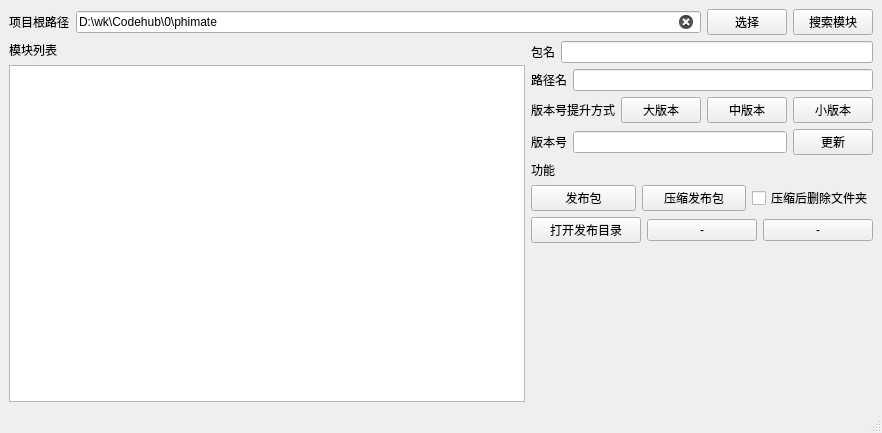
<?xml version="1.0" encoding="UTF-8"?>
<ui version="4.0">
 <class>MainWindow</class>
 <widget class="QMainWindow" name="MainWindow">
  <property name="geometry">
   <rect>
    <x>0</x>
    <y>0</y>
    <width>882</width>
    <height>433</height>
   </rect>
  </property>
  <property name="windowTitle">
   <string>MainWindow</string>
  </property>
  <widget class="QWidget" name="centralwidget">
   <layout class="QGridLayout" name="gridLayout">
    <item row="0" column="0">
     <layout class="QVBoxLayout" name="verticalLayout_3">
      <item>
       <layout class="QHBoxLayout" name="horizontalLayout_3">
        <item>
         <widget class="QLabel" name="label_5">
          <property name="text">
           <string>项目根路径</string>
          </property>
         </widget>
        </item>
        <item>
         <widget class="QLineEdit" name="root_path">
          <property name="text">
           <string>D:\wk\Codehub\0\phimate</string>
          </property>
          <property name="clearButtonEnabled">
           <bool>true</bool>
          </property>
         </widget>
        </item>
        <item>
         <widget class="QPushButton" name="btn_root_select">
          <property name="text">
           <string>选择</string>
          </property>
         </widget>
        </item>
        <item>
         <widget class="QPushButton" name="btn_scan">
          <property name="text">
           <string>搜索模块</string>
          </property>
         </widget>
        </item>
       </layout>
      </item>
      <item>
       <layout class="QHBoxLayout" name="horizontalLayout_4" stretch="2,1">
        <item>
         <layout class="QVBoxLayout" name="verticalLayout_2">
          <item>
           <widget class="QLabel" name="label_2">
            <property name="text">
             <string>模块列表</string>
            </property>
           </widget>
          </item>
          <item>
           <widget class="QTableWidget" name="table_mod"/>
          </item>
         </layout>
        </item>
        <item>
         <layout class="QVBoxLayout" name="verticalLayout">
          <item>
           <layout class="QHBoxLayout" name="horizontalLayout">
            <item>
             <widget class="QLabel" name="label_4">
              <property name="text">
               <string>包名</string>
              </property>
             </widget>
            </item>
            <item>
             <widget class="QLineEdit" name="mod_name"/>
            </item>
           </layout>
          </item>
          <item>
           <layout class="QHBoxLayout" name="horizontalLayout_5">
            <item>
             <widget class="QLabel" name="label">
              <property name="text">
               <string>路径名</string>
              </property>
             </widget>
            </item>
            <item>
             <widget class="QLineEdit" name="mod_path"/>
            </item>
           </layout>
          </item>
          <item>
           <layout class="QHBoxLayout" name="horizontalLayout_7">
            <item>
             <widget class="QLabel" name="label_7">
              <property name="text">
               <string>版本号提升方式</string>
              </property>
             </widget>
            </item>
            <item>
             <widget class="QPushButton" name="btn_update_major">
              <property name="text">
               <string>大版本</string>
              </property>
             </widget>
            </item>
            <item>
             <widget class="QPushButton" name="btn_update_minor">
              <property name="text">
               <string>中版本</string>
              </property>
             </widget>
            </item>
            <item>
             <widget class="QPushButton" name="btn_update_patch">
              <property name="text">
               <string>小版本</string>
              </property>
             </widget>
            </item>
           </layout>
          </item>
          <item>
           <layout class="QHBoxLayout" name="horizontalLayout_2">
            <item>
             <widget class="QLabel" name="label_3">
              <property name="text">
               <string>版本号</string>
              </property>
             </widget>
            </item>
            <item>
             <widget class="QLineEdit" name="mod_version"/>
            </item>
            <item>
             <widget class="QPushButton" name="btn_update_version">
              <property name="text">
               <string>更新</string>
              </property>
             </widget>
            </item>
           </layout>
          </item>
          <item>
           <widget class="QLabel" name="label_8">
            <property name="text">
             <string>功能</string>
            </property>
           </widget>
          </item>
          <item>
           <layout class="QHBoxLayout" name="horizontalLayout_8">
            <item>
             <widget class="QPushButton" name="btn_release">
              <property name="text">
               <string>发布包</string>
              </property>
             </widget>
            </item>
            <item>
             <widget class="QPushButton" name="btn_zip">
              <property name="text">
               <string>压缩发布包</string>
              </property>
             </widget>
            </item>
            <item>
             <widget class="QCheckBox" name="is_delete_zipped_folder">
              <property name="text">
               <string>压缩后删除文件夹</string>
              </property>
             </widget>
            </item>
           </layout>
          </item>
          <item>
           <layout class="QHBoxLayout" name="horizontalLayout_9">
            <item>
             <widget class="QPushButton" name="btn_open_dist_dir">
              <property name="text">
               <string>打开发布目录</string>
              </property>
             </widget>
            </item>
            <item>
             <widget class="QPushButton" name="pushButton_8">
              <property name="text">
               <string>-</string>
              </property>
             </widget>
            </item>
            <item>
             <widget class="QPushButton" name="pushButton_9">
              <property name="text">
               <string>-</string>
              </property>
             </widget>
            </item>
           </layout>
          </item>
          <item>
           <spacer name="verticalSpacer">
            <property name="orientation">
             <enum>Qt::Orientation::Vertical</enum>
            </property>
            <property name="sizeHint" stdset="0">
             <size>
              <width>20</width>
              <height>40</height>
             </size>
            </property>
           </spacer>
          </item>
         </layout>
        </item>
       </layout>
      </item>
     </layout>
    </item>
   </layout>
  </widget>
  <widget class="QStatusBar" name="statusbar"/>
 </widget>
 <resources/>
 <connections/>
</ui>
